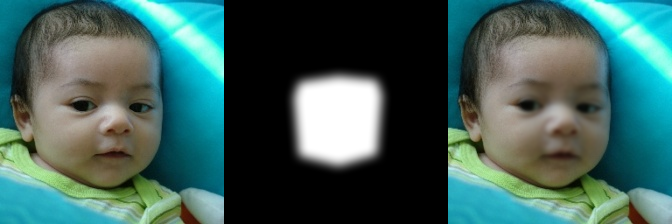
#> input picture sbi_sanity_check.png, 672 x 224 px, given as the content of the folder data/environment_a_stylegan/real, which was not available
$ python sbi.py
#> lines starting #> are read from the running program, lines starting #| are printed output that depends on the picture; after the words box and inside, x2 and y2 are one past the last pixel; in counts of white or black regions, pixels touching at a corner belong together; pictures that were not available may be replaced by others from this repository, and a replacement may not be noted
"""
Self-Blended Images (SBI) Pseudo-Fake Generator.

Based on:
    Shiohara & Yamasaki, "Detecting Deepfakes with Self-Blended Images", CVPR 2022.
    https://arxiv.org/abs/2204.08376

Why SBI is critical for cross-domain deepfake detection:
    Detectors trained only on entire-face synthesis (StyleGAN, diffusion) focus on
    generator-specific artifacts across the whole image canvas. They fail
    catastrophically (~50% chance level) on face-swap / reenactment benchmarks
    like FaceForensics++, where the forgery is a LOCAL BLENDING boundary between
    two face patches.

    SBI manufactures realistic pseudo-forgeries from REAL images alone by
    extracting landmark-bounded facial regions, perturbing source and target
    copies independently (geometric warping, color jitter, Gaussian blurring),
    and alpha-blending them using a feathered mask. The model learns to detect
    blending boundaries and local inconsistencies rather than generator signatures.
"""

from typing import Optional, Tuple
import logging
import random
from pathlib import Path
import numpy as np
from PIL import Image, ImageFilter, ImageEnhance
import cv2

logger = logging.getLogger(__name__)

YUNET_DEFAULT_PATH = Path(__file__).resolve().parent.parent.parent / "models" / "face_detection_yunet_2023mar.onnx"


class SBIGenerator:
    """
    Generates self-blended pseudo-fake images from a single real face image.
    Uses YuNet (OpenCV FaceDetectorYN) or MediaPipe to locate facial landmarks
    and produce soft convex-hull masks for alpha blending.
    """

    def __init__(self, blur_radius: float = 5.0, model_path: Optional[str] = None):
        self.blur_radius = blur_radius
        self.skipped_count = 0
        self.detector = None

        onnx_path = Path(model_path) if model_path else YUNET_DEFAULT_PATH
        if onnx_path.exists() and hasattr(cv2, 'FaceDetectorYN'):
            try:
                self.detector = cv2.FaceDetectorYN.create(
                    model=str(onnx_path),
                    config="",
                    input_size=(224, 224),
                    score_threshold=0.5,
                    nms_threshold=0.3,
                    top_k=5000,
                )
                logger.info("SBIGenerator initialized with YuNet FaceDetectorYN.")
            except Exception as e:
                logger.warning(f"Could not load FaceDetectorYN: {e}")

    def _get_landmarks(self, img_np: np.ndarray) -> Optional[np.ndarray]:
        """Returns landmark coordinates (N, 2) in pixel space, or None."""
        h, w = img_np.shape[:2]
        if self.detector is not None:
            self.detector.setInputSize((w, h))
            img_bgr = cv2.cvtColor(img_np, cv2.COLOR_RGB2BGR)
            _, faces = self.detector.detect(img_bgr)
            if faces is not None and len(faces) > 0:
                face = faces[0]
                # 5 landmarks: right eye, left eye, nose tip, right mouth corner, left mouth corner
                landmarks_5 = face[4:14].reshape((5, 2))

                # Expand 5 landmarks into a tight facial hull around eyes, nose, mouth & jawline
                re, le, nose, rm, lm = landmarks_5
                eye_center = (re + le) / 2.0
                mouth_center = (rm + lm) / 2.0
                face_center = (eye_center + mouth_center) / 2.0

                # Form a rich 12-point facial boundary hull
                pts = [
                    re + np.array([-10, -15]),
                    eye_center + np.array([0, -20]),
                    le + np.array([10, -15]),
                    le + np.array([15, 0]),
                    lm + np.array([15, 5]),
                    mouth_center + np.array([0, 15]),
                    rm + np.array([-15, 5]),
                    re + np.array([-15, 0]),
                    nose,
                ]
                return np.array(pts, dtype=np.int32)

        # Fallback heuristic: centered face region if detector fails
        pad_w = int(w * 0.3)
        pad_h = int(h * 0.35)
        cx, cy = w // 2, h // 2
        contour = cv2.ellipse2Poly((cx, cy), (pad_w, pad_h), 0, 0, 360, 30)
        return contour

    def _perturb_color(self, img: Image.Image) -> Image.Image:
        """Applies independent brightness, contrast, and color temperature jitter."""
        if random.random() < 0.8:
            factor = random.uniform(0.75, 1.25)
            img = ImageEnhance.Brightness(img).enhance(factor)
        if random.random() < 0.8:
            factor = random.uniform(0.75, 1.25)
            img = ImageEnhance.Contrast(img).enhance(factor)
        if random.random() < 0.8:
            factor = random.uniform(0.75, 1.25)
            img = ImageEnhance.Color(img).enhance(factor)
        if random.random() < 0.4:
            radius = random.uniform(0.5, 1.5)
            img = img.filter(ImageFilter.GaussianBlur(radius=radius))
        return img

    def _perturb_geometry(self, img: Image.Image) -> Image.Image:
        """Applies slight affine transformation (shear, translation, scale)."""
        w, h = img.size
        dx = random.uniform(-0.03, 0.03) * w
        dy = random.uniform(-0.03, 0.03) * h
        scale = random.uniform(0.97, 1.03)
        shear = random.uniform(-0.03, 0.03)

        matrix = (
            scale, shear, dx,
            shear, scale, dy
        )
        return img.transform((w, h), Image.Transform.AFFINE, matrix, resample=Image.Resampling.BILINEAR)

    def generate(self, img: Image.Image) -> Optional[Tuple[Image.Image, Image.Image]]:
        """
        Produces a self-blended pseudo-fake image and its blending mask.
        Returns:
            (sbi_image, mask_image) or None if no face is detected.
        """
        img_rgb = img.convert("RGB")
        img_np = np.array(img_rgb)
        h, w = img_np.shape[:2]

        landmarks = self._get_landmarks(img_np)
        if landmarks is None or len(landmarks) < 3:
            self.skipped_count += 1
            return None

        # Build convex hull mask from landmarks
        hull = cv2.convexHull(landmarks)
        raw_mask = np.zeros((h, w), dtype=np.uint8)
        cv2.fillConvexPoly(raw_mask, hull, 255)

        # Soft feathered edges
        ksize = int(self.blur_radius * 4) | 1  # ensure odd integer
        soft_mask = cv2.GaussianBlur(raw_mask, (ksize, ksize), self.blur_radius)
        mask_pil = Image.fromarray(soft_mask, mode="L")

        # Create source and target perturbations
        source = self._perturb_color(self._perturb_geometry(img_rgb))
        target = img_rgb

        # Alpha composite source into target via the feathered mask
        sbi_img = Image.composite(source, target, mask_pil)
        return sbi_img, mask_pil


if __name__ == "__main__":
    sample_path = Path("data/environment_a_stylegan/real")
    images = list(sample_path.glob("*.jpg")) + list(sample_path.glob("*.png"))
    if not images:
        print("No sample images found in data/environment_a_stylegan/real.")
    else:
        img = Image.open(images[0]).convert("RGB")
#> img is the input picture: PIL image 672x224 RGB; mean R, G, B 63.3, 97.5, 92.5
        gen = SBIGenerator()
        res = gen.generate(img)
#> in generate, `landmarks = self._get_landmarks(img_np)`: landmarks = 13 rows, first 8: [537, 112], [510, 151], [436, 180], [336, 190], [236, 180], [162, 151], [135, 112], [162, 73]
#> in generate, `hull = cv2.convexHull(landmarks)`: hull = contour of 12 points, box (x1, y1, x2, y2) (135, 34, 538, 191), area 47142
#> in generate, `cv2.fillConvexPoly(raw_mask, hull, 255)`:
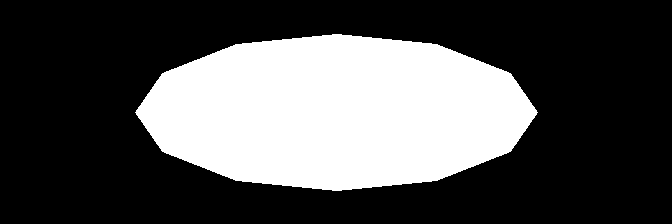
#> raw_mask: shape (224, 672); 31.6% white; 1 white region, box (x1, y1, x2, y2) and area: (135, 34, 538, 191) 47569
#> in generate, `soft_mask = cv2.GaussianBlur(raw_mask, (ksize, ksize), self.blur_radius)`:
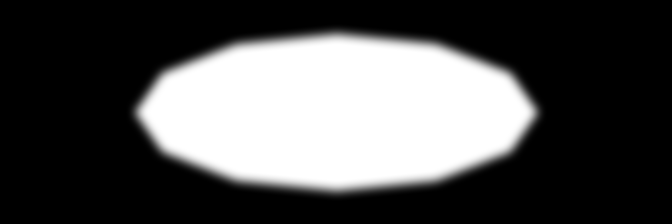
#> soft_mask: shape (224, 672); min 0, max 255, mean 80.6
#> in _perturb_geometry, `return img.transform((w, h), Image.Transform.AFFINE, matrix, resample=..`:
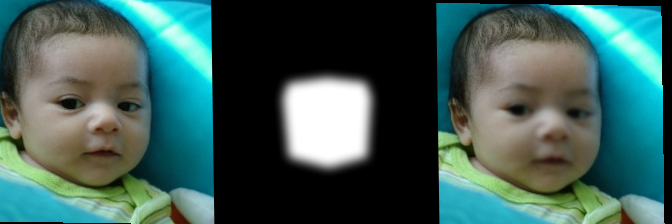
#> returned value: PIL image 672x224 RGB; mean R, G, B 62.1, 94.2, 89
#> in _perturb_color, `factor = random.uniform(0.75, 1.25)`: factor = 0.952
#> in _perturb_color, `img = ImageEnhance.Contrast(img).enhance(factor)`:
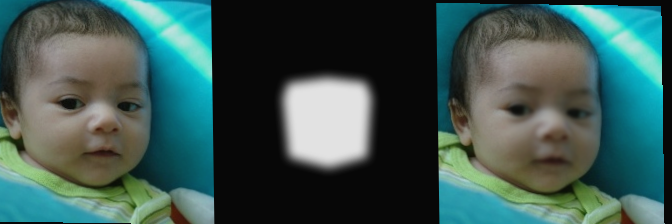
#> img: PIL image 672x224 RGB; mean R, G, B 60.2, 87.8, 83.4
#> in generate, `sbi_img = Image.composite(source, target, mask_pil)`:
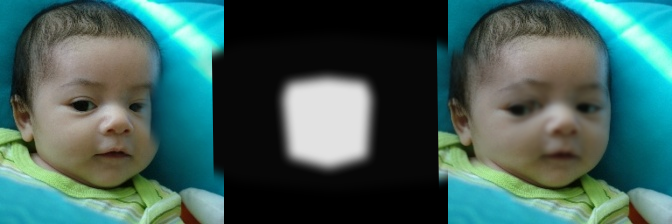
#> sbi_img: PIL image 672x224 RGB; mean R, G, B 63.2, 96.3, 91.2
        if res is not None:
            sbi, mask = res
            combined = Image.new("RGB", (img.width * 3, img.height))
#> combined: PIL image 2016x224 RGB; every value is 0
            combined.paste(img, (0, 0))
            combined.paste(mask.convert("RGB"), (img.width, 0))
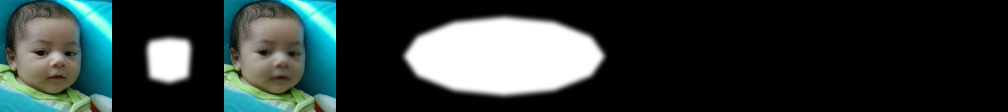
#> combined: PIL image 2016x224 RGB (shown at 1/2 size); mean R, G, B 47.9, 59.4, 57.7
            combined.paste(sbi, (img.width * 2, 0))
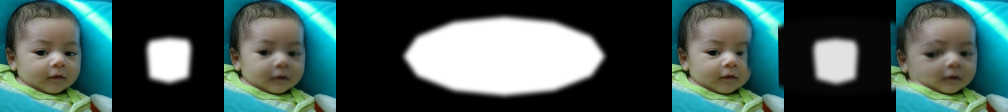
#> combined: PIL image 2016x224 RGB (shown at 1/2 size); mean R, G, B 69, 91.5, 88.1
            debug_out = Path("sbi_sanity_check.png")
            combined.save(debug_out)
            print(f"Successfully saved {debug_out.resolve()} (Original | Mask | SBI Pseudo-Fake)")
        else:
            print("No face detected in sample image.")
